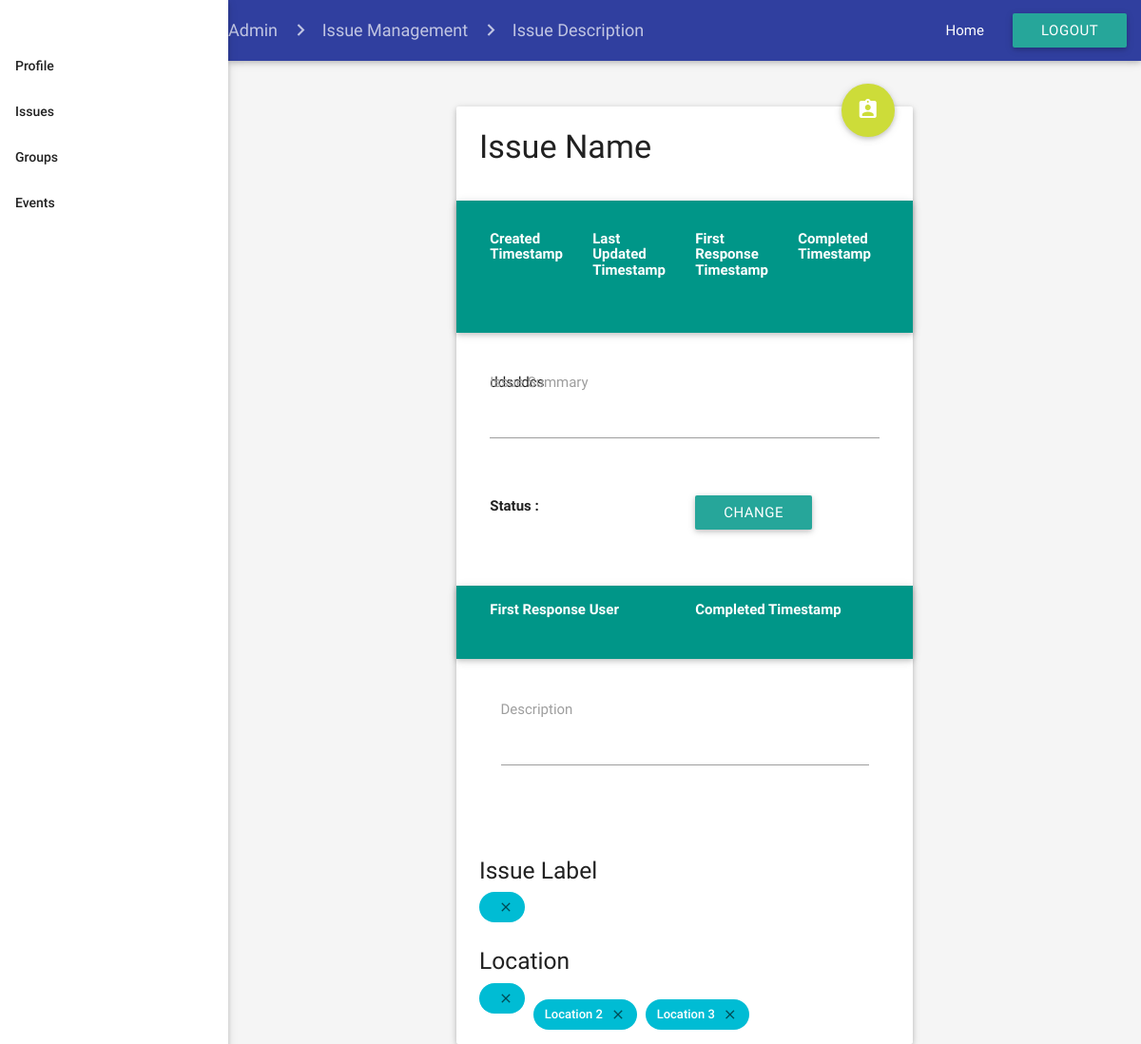
The app's page /html/admin/issueDescription_admin.php?id=14, older data.
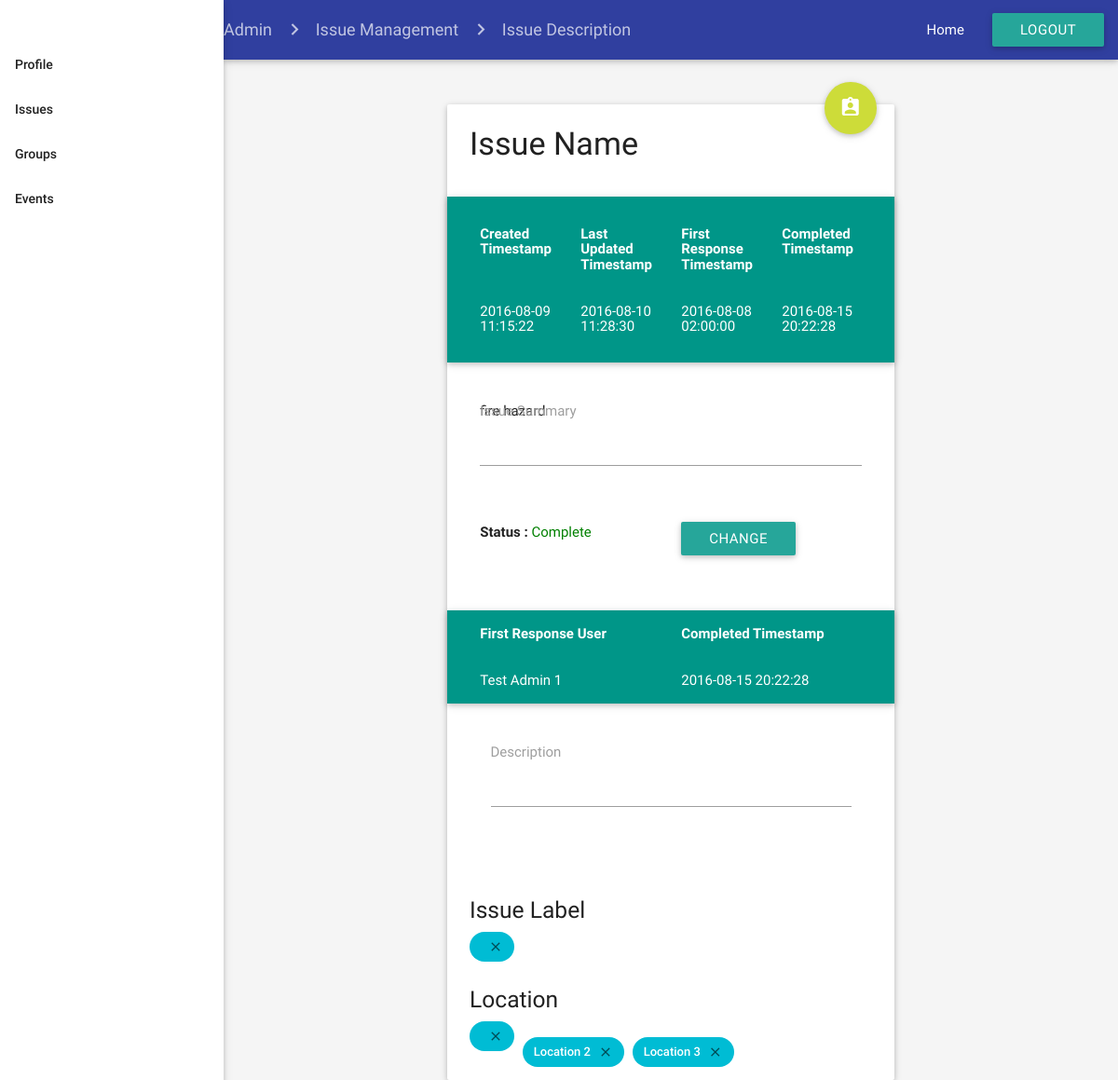
The same page, newer data.
### tables this page shows
CREATE TABLE `issues` (
  `Issues_ID` int(11) NOT NULL,
  `Summary` mediumtext NOT NULL,
  `Created_Timestamp` datetime DEFAULT NULL,
  `Last_Update_Timestamp` datetime DEFAULT NULL,
  `First_Response_Timestamp` datetime DEFAULT NULL,
  `First_Response_User` varchar(255) DEFAULT NULL,
  `Completed_Timestamp` datetime DEFAULT NULL,
  `Assign_User` varchar(255) DEFAULT NULL,
  `Description` mediumtext,
  `Location` varchar(255) DEFAULT NULL,
  `Label` varchar(255) DEFAULT NULL,
  `Status` enum('New','Awaiting_User_Response','Assigned','In_Progress','Complete','Invalid') NOT NULL DEFAULT 'New',
  `Comment_ID` int(11) NOT NULL
);

### html/admin/issueDescription_admin.php (the view, shortened to what the changed rows need)
<?php
    $conn = new mysqli(DB_HOST,DB_USER,DB_PASSWORD,'skecomplaints');
	$Issues_ID = $_GET["id"];
    $sql = "SELECT Created_Timestamp, Last_Update_Timestamp, First_Response_Timestamp, Completed_Timestamp, Summary, Status,
	First_Response_User, Completed_Timestamp, Description, Label, Location
	FROM issues WHERE Issues_ID= ".$Issues_ID." ";
    $result = $conn->query($sql);
    while($row = $result->fetch_assoc()) {
    $Summary= $row["Summary"];
    $Status= $row["Status"];
	$Created_Timestamp= $row["Created_Timestamp"];
	$Last_Update_Timestamp= $row["Last_Update_Timestamp"];
	$First_Response_Timestamp= $row["First_Response_Timestamp"];
	$Completed_Timestamp= $row["Completed_Timestamp"];
	$First_Response_User= $row["First_Response_User"];
	$Completed_Timestamp= $row["Completed_Timestamp"];
    break;
  }
?>
<html>
<head>
    <link type="text/css" rel="stylesheet" href="../../css/materialize.min.css" media="screen,projection" />
    <link type="text/css" rel="stylesheet" href="../../css/register.css" />
    <link type="text/css" rel="stylesheet" href="../../css/admin_issueDescription.css" />
</head>
<body class="grey lighten-4">
    <div class="mainContainer">
        <div class="formContainer card">
            <form class="col s12 l12 m6">
                <div class="teal z-depth-1">
                    <div class="row" id="tsStripe1">
                        <div class="col s3">
                        </div>
                        <div class="col s3">
                        </div>
                        <div class="col s3">
                        </div>
                        <div class="col s3">
                        </div>
                    </div>
                    <div class="row" id="tsStripe2">
                        <div class="col s3">
                            <h6><font color="white"><?php echo "$Created_Timestamp"; ?></font></h6>
                        </div>
                        <div class="col s3">
                            <h6><font color="white"><?php echo "$Last_Update_Timestamp"; ?></font></h6>
                        </div>
                        <div class="col s3">
                            <h6><font color="white"><?php echo "$First_Response_Timestamp"; ?></font></h6>
                        </div>
                        <div class="col s3">
                            <h6><font color="white"><?php echo "$Completed_Timestamp"; ?></font></font></h6>
                        </div>
                    </div>
                </div>
                <div id="issueSummary">
                     <div class="row">
   	 <form class="col s12">
      <div class="row">
        <div class="input-field col s12">
          <textarea id="textarea1" class="materialize-textarea"><?php echo "$Summary"; ?></textarea>
          <label for="textarea1">Issue Summary</label>
        </div>
      </div>
    </form>
  </div>
                    <div class="row">
                        <div class="col s6">
                            <b>Status : </b><font color="green"><?php echo "$Status"; ?></font>
                        </div>
                    </div>
                </div>
                <div class="teal z-depth-1">
                    <div class="row" id="linkedUsers1">
                        <div class="col s6">
                        </div>
                        <div class="col s6">
                        </div>
                    </div>
                    <div class="row" id="linkedUsers2">
                        <div class="col s6">
                            <h6><font color="white"><?php echo "$First_Response_User"; ?></font></h6>
                        </div>
                        <div class="col s6">
                            <h6><font color="white"><?php echo "$Completed_Timestamp"; ?></font></h6>
                        </div>
                    </div>
                </div>
            </form>
        </div>
    </div>
</body>
</html>

Row changes from the older to the newer data that the page shows:
changed issues: Created_Timestamp (not shown) → "2016-08-09 11:15:22"; Last_Update_Timestamp (not shown) → "2016-08-10 11:28:30"; First_Response_Timestamp (not shown) → "2016-08-08 02:00:00"; Completed_Timestamp (not shown) → "2016-08-15 20:22:28"; Summary "ddsddcs" → "fire hazard"; Status (not shown) → "Complete"; First_Response_User (not shown) → "Test Admin 1"
